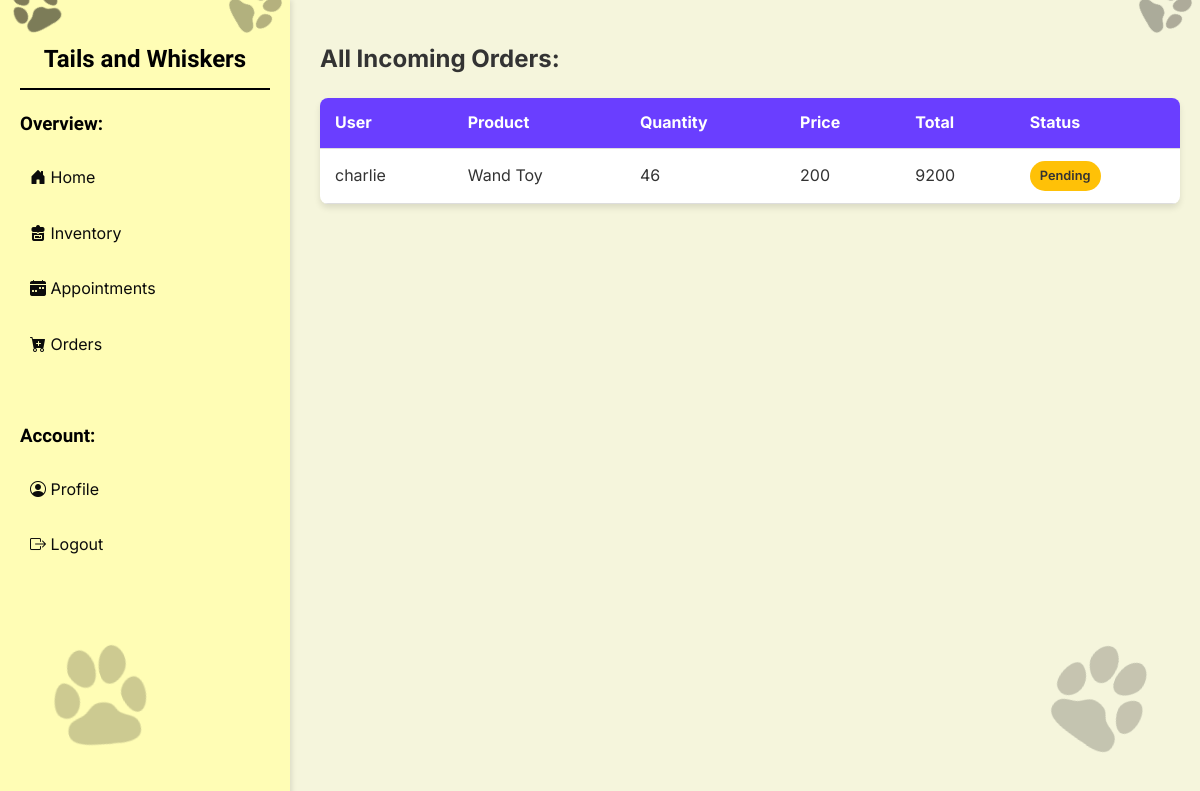
Page /admin_page/admin_cart/ (signed in) on the committed database.
### users/models.py (models this page shows, shortened)
class CartItem(models.Model):
    STATUS_CHOICES = [
        ('Pending', 'Pending'),
        ('Paid', 'Paid'),
    ]
    user = models.ForeignKey(CustomUser, on_delete=models.CASCADE)
    product = models.ForeignKey(Product, on_delete=models.CASCADE)
    quantity = models.PositiveIntegerField(default=1)
    order = models.ForeignKey(Order, related_name='items', on_delete=models.SET_NULL, null=True, blank=True)
    status = models.CharField(max_length=20, choices=STATUS_CHOICES, default='Pending')  # New status field
    def get_total_price(self):
        return self.quantity * self.product.price

class CustomUser(AbstractUser):
    email = models.EmailField(unique=True, null=False)
    first_name = models.CharField(max_length=30, null=False)
    last_name = models.CharField(max_length=30, null=False)

### admin_page/models.py (models this page shows, shortened)
class Product(models.Model):
    inventory = models.ForeignKey(Inventory, on_delete=models.CASCADE, null=True, blank=True)
    name = models.CharField(max_length=100, null=True)
    quantity = models.PositiveIntegerField(null=True)
    category = models.CharField(max_length=50, choices=CATEGORY, null=True)
    price = models.PositiveBigIntegerField(null=True)
    description = models.TextField(null=True, blank=True)
    image = models.ImageField(upload_to='products/', null=True, blank=True)

### admin_page/views.py (the view)
# urls.py: path('admin_cart/', views.admin_cart,name='admin_cart'),
@login_required
@user_passes_test(is_admin)
def admin_cart(request):
    cart_items = CartItem.objects.select_related('user', 'product')
    cart_products = {cart_item: cart_item.product for cart_item in cart_items}
    total = sum(cart_item.get_total_price() for cart_item in cart_items)
    return render(request, 'admin_cart.html', {
        'cart_items': cart_items,
        'cart_products': cart_products,
        'total': total,
    })

### admin_page/views.py (called while the page is built)
def is_admin(user):
    return user.is_staff

### admin_page/templates/admin_cart.html (shortened to what this page needs)
{% load static %}
<!DOCTYPE html>
<html lang="en">
<head>
    <link href="https://cdn.jsdelivr.net/npm/bootstrap-icons/font/bootstrap-icons.css" rel="stylesheet">
</head>
<body>
    <div class="sidebar">
        <h2>
            <img src="{% static 'images/paw1.png' %}" class="paw-decor" style="top: -20px; left: 10px; transform: rotate(-45deg);">
            Tails and Whiskers
            <img src="{% static 'images/paw1.png' %}" class="paw-decor" style="top: -20px; right: 10px; transform: rotate(45deg);">
        </h2>
        {% if user.is_authenticated %}
            {% if user.is_staff %}
                <h3>Overview:</h3>
                <a href="{% url 'home' %}">
                    <i class="bi bi-house-door-fill"></i> Home</a>
                <a href="{% url 'inventory_list' %}">
                    <i class="bi bi-backpack4-fill"></i> Inventory</a>
                <a href="{% url 'admin_appointment_list' %}">
                    <i class="bi bi-calendar-week-fill"></i> Appointments</a>
                <a href="{% url 'admin_cart' %}">
                    <i class="bi bi-cart-plus-fill"></i> Orders</a>
            {% endif %}
            <br>
            <h3>Account:</h3>
            <a href="{% url 'profile' %}">
                <i class="bi bi-person-circle"></i> Profile</a>
            <a href="{% url 'logout_view' %}">
                <i class="bi bi-box-arrow-right"></i> Logout</a>
        {% endif %}
    </div>
    <img src="{% static 'images/paw1.png' %}" class="paw-large" style="position: absolute; bottom: 50px; left: 50px; transform: rotate(-20deg);">
<img src="{% static 'images/paw1.png' %}" class="paw-large" style="position: absolute; bottom: 50px; right: 50px; transform: rotate(20deg);">
    <div class="main-content">
        <h2>
            <img src="{% static 'images/paw1.png' %}" class="paw-decor" style="top: -20px; left: 10px; transform: rotate(-45deg);">
            All Incoming Orders:
            <img src="{% static 'images/paw1.png' %}" class="paw-decor" style="top: -20px; right: 10px; transform: rotate(45deg);">
        </h2>
        <div class="orders-table">
            <table>
                <thead>
                    <tr>
                        <th>User</th>
                        <th>Product</th>
                        <th>Quantity</th>
                        <th>Price</th>
                        <th>Total</th>
                        <th>Status</th>
                    </tr>
                </thead>
                <tbody>
                    {% for cart_item, product in cart_products.items %}
                    <tr>
                        <td>{{ cart_item.user.username }}</td>
                        <td>{{ product.name }}</td>
                        <td>{{ cart_item.quantity }}</td>
                        <td>{{ product.price }}</td>
                        <td>{{ cart_item.get_total_price }}</td>
                        <td>
                            <span class="status-badge {% if cart_item.status == 'Completed' %}status-completed{% else %}status-pending{% endif %}">
                                {{ cart_item.status }}
                            </span>
                        </td>
                    </tr>
                    {% empty %}
                    <tr>
                        <td colspan="6">No cart items found.</td>
                    </tr>
                    {% endfor %}
                </tbody>
            </table>
        </div>
    </div>
</body>
</html>

### admin_page/templates/admin_cart.html (style rules this page uses)
:root { --primary-color: #6a3eff; --secondary-color: #FFFDB5; --bg-color: #f4f4f4; --text-color: #333; --hover-color: #5030c0; }
body { margin: 0; padding: 0; background-color: beige; font-family: 'Inter', system-ui, sans-serif; color: #333; line-height: 1.6; }
.main-content { margin-left: 300px; padding: 20px; }
.orders-table { width: 100%; background-color: white; border-radius: 8px; box-shadow: 0 4px 6px rgba(0, 0, 0, 0.1); overflow: hidden; }
.orders-table table { width: 100%; border-collapse: collapse; }
.orders-table thead { background-color: var(--primary-color); color: white; }
.orders-table th, .orders-table td { padding: 12px 15px; text-align: left; border-bottom: 1px solid #ddd; }
.status-badge { display: inline-block; padding: 5px 10px; border-radius: 15px; font-size: 0.8rem; font-weight: 600; }
.status-pending { background-color: #ffc107; color: #333; }
.sidebar { position: fixed; top: 0; left: 0; height: 100%; width: 250px; background-color: #FFFDB5; box-shadow: 2px 0 5px rgba(0, 0, 0, 0.1); padding: 20px; overflow-y: auto; }
.sidebar h2 { font-family: 'Itim', cursive; color: black; text-align: center; margin-bottom: 20px; border-bottom: 2px solid black; padding-bottom: 10px; }
.sidebar h3 { font-family: 'Itim', cursive; color: black; text-align: left; margin-bottom: 10px; padding-bottom: 5px; }
.sidebar a { display: block; color: #0b0b0b; text-decoration: none; font-size: 1rem; margin: 10px 0; padding: 10px; border-radius: 5px; transition: background-color 0.3s ease, color 0.3s ease; }
.paw-decor { width: 50px; opacity: 0.3; position: absolute; }
.paw-large { width: 100px; opacity: 0.2; }

### rows in the picture
CartItem: user.username "charlie", name "Wand Toy", quantity "46", price "200", get_total_price "9200", status "Pending"
